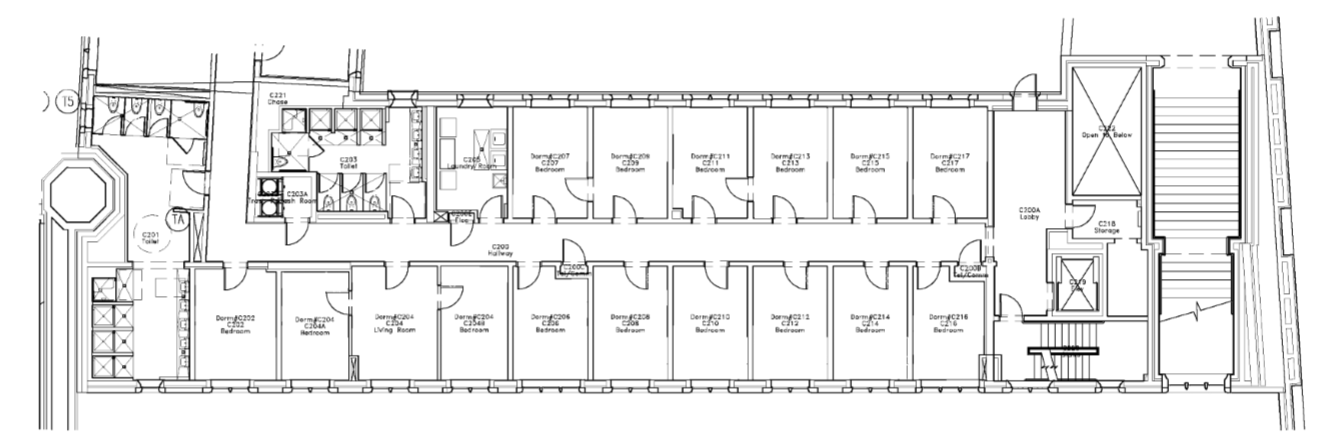
#> input picture Images/Wendell_C.png, 1328 x 443 px
$ python detect_line.py
#> lines starting #> are read from the running program, lines starting #| are printed output that depends on the picture; after the words box and inside, x2 and y2 are one past the last pixel; in counts of white or black regions, pixels touching at a corner belong together
import cv2 as cv
import numpy as np
img = cv.imread('Images/Wendell_C.png')
#> img is the input picture: shape (443, 1328, 3); min 0, max 255, mean 237.4
gray = cv.cvtColor(img,cv.COLOR_BGR2GRAY)
edges = cv.Canny(gray,50,150,apertureSize = 3)
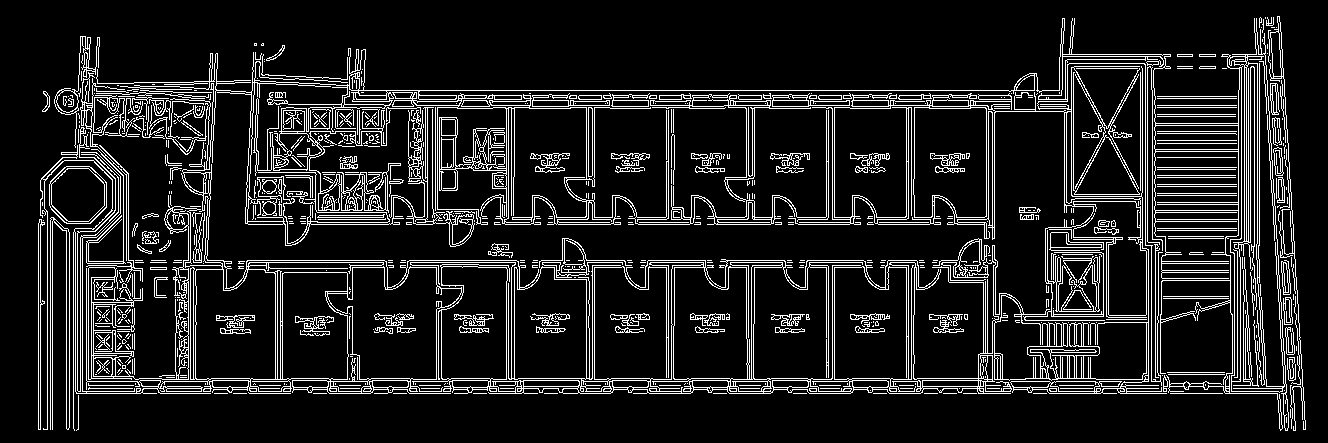
#> edges: shape (443, 1328); 12% white in thin lines or dots, all inside (x1, y1, x2, y2) = (38, 16, 1306, 431)
lines = cv.HoughLines(edges,1,np.pi/180,200)
#> lines = 1011 rows, first 8: [393, 1.57], [90, 1.57], [388, 1.57], [260, 1.57], [262, 1.57], [95, 1.57], [378, 1.57], [391, 1.57]
for line in lines:
    rho,theta = line[0]
    a = np.cos(theta)
    b = np.sin(theta)
    x0 = a*rho
    y0 = b*rho
    x1 = int(x0 + 1000*(-b))
    y1 = int(y0 + 1000*(a))
    x2 = int(x0 - 1000*(-b))
    y2 = int(y0 - 1000*(a))
    cv.line(img,(x1,y1),(x2,y2),(0,0,255),2)
#> this loop made 1011 passes
#> (rho, theta, a, b, x0, y0, x1, y1) on passes 1 to 3: (393, 1.57, -4.37e-08, 1, -1.72e-05, 393, -1000, 392), (90, 1.57, -4.37e-08, 1, -3.93e-06, 90, -1000, 89), (388, 1.57, -4.37e-08, 1, -1.7e-05, 388, -1000, 387)
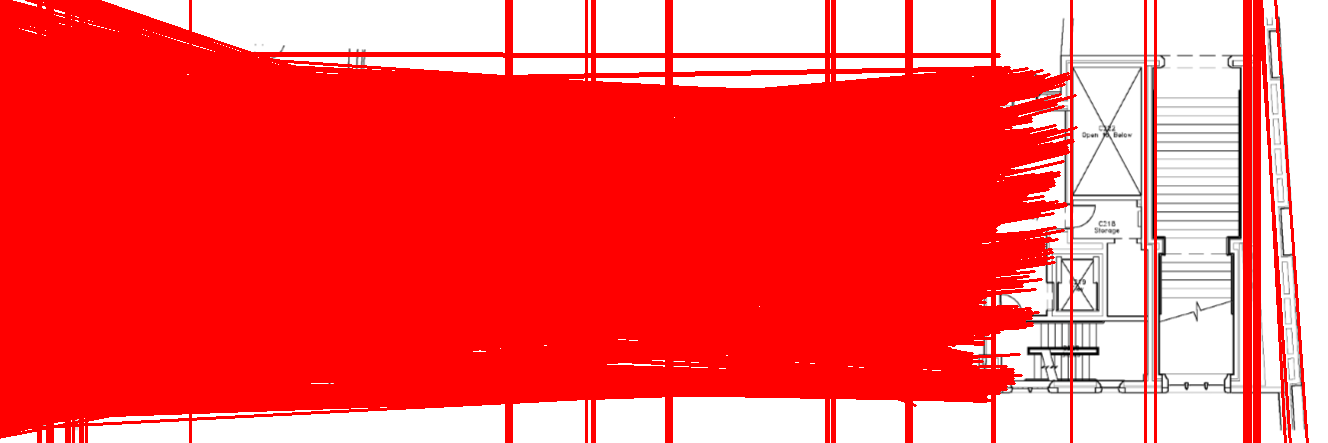
#> img: shape (443, 1328, 3); mean B, G, R 84.6, 84.6, 251.3
cv.imwrite('houghlines3.jpg',img)
